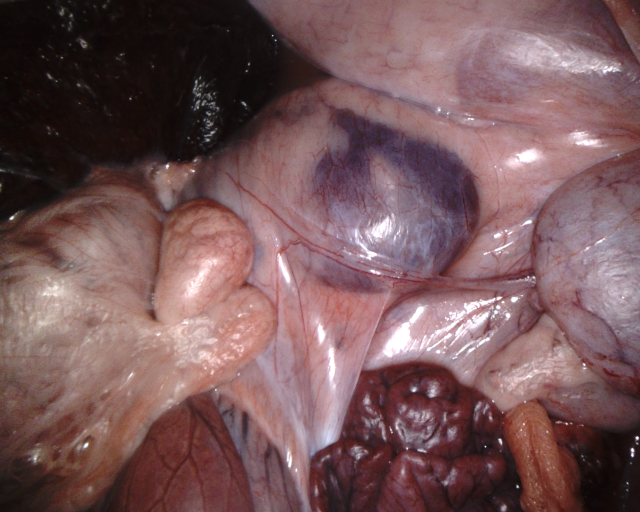
#> input picture EndoSRR-master/EndoRR_Dataset/test/image/8_1_Left_Image.png, 1280 x 1024 px (shown at 1/2 size)
$ python -i preprocessing.py   (imports and definitions only)
#> lines starting #> are read from the running program, lines starting #| are printed output that depends on the picture; after the words box and inside, x2 and y2 are one past the last pixel; in counts of white or black regions, pixels touching at a corner belong together
import torch
import torch.nn as nn
import torch.nn.functional as F
import numpy as np
import cv2
from typing import Tuple, Optional
from skimage import morphology


class HighlightDetector:
    """检测内窥镜图像中的高光区域"""

    def __init__(self,
                 hsv_threshold: float = 0.85,  # 降低阈值以检测更多高光
                 ycbcr_threshold: float = 0.8,  # 降低阈值
                 min_area: int = 20):  # 减小最小面积要求
        self.hsv_threshold = hsv_threshold
        self.ycbcr_threshold = ycbcr_threshold
        self.min_area = min_area

    def detect_hsv(self, image: np.ndarray) -> np.ndarray:
        """在HSV空间检测高光"""
        # 转换到HSV空间
        hsv = cv2.cvtColor(image, cv2.COLOR_RGB2HSV)

        # 提取V通道（亮度）
        v_channel = hsv[:, :, 2] / 255.0

        # 检测高亮度区域
        highlight_mask = v_channel > self.hsv_threshold

        # 同时考虑低饱和度（高光通常饱和度低）
        s_channel = hsv[:, :, 1] / 255.0
        low_saturation = s_channel < 0.3  # 放宽饱和度条件

        # 组合条件 - 使用OR而不是AND以检测更多高光
        highlight_mask = highlight_mask | (v_channel > 0.9) & low_saturation

        return highlight_mask.astype(np.float32)

    def detect_ycbcr(self, image: np.ndarray) -> np.ndarray:
        """在YCbCr空间检测高光"""
        # 转换到YCbCr空间
        ycbcr = cv2.cvtColor(image, cv2.COLOR_RGB2YCrCb)

        # 提取Y通道（亮度）
        y_channel = ycbcr[:, :, 0] / 255.0

        # 检测高亮度区域
        highlight_mask = y_channel > self.ycbcr_threshold

        # 考虑色度信息 - 高光区域色度通常接近中性
        cb = ycbcr[:, :, 1].astype(np.float32) - 128
        cr = ycbcr[:, :, 2].astype(np.float32) - 128
        chroma_magnitude = np.sqrt(cb**2 + cr**2)

        # 高光区域色度较低 - 放宽条件
        low_chroma = chroma_magnitude < 30  # 从20增加到30

        # 组合条件 - 使用OR以检测更多高光
        highlight_mask = highlight_mask | (y_channel > 0.85) & low_chroma

        return highlight_mask.astype(np.float32)

    def detect_combined(self, image: np.ndarray) -> np.ndarray:
        """组合HSV和YCbCr检测结果"""
        # 获取两种检测结果
        hsv_mask = self.detect_hsv(image)
        ycbcr_mask = self.detect_ycbcr(image)

        # 组合两种方法（取并集）
        combined_mask = np.maximum(hsv_mask, ycbcr_mask)

        # 形态学操作去除噪声
        combined_mask = morphology.opening(combined_mask, morphology.disk(2))
        combined_mask = morphology.closing(combined_mask, morphology.disk(3))

        # 去除小区域
        combined_mask = self._remove_small_regions(combined_mask)

        # 高斯模糊使边缘更平滑
        combined_mask = cv2.GaussianBlur(combined_mask, (5, 5), 1.0)

        return combined_mask

    def _remove_small_regions(self, mask: np.ndarray) -> np.ndarray:
        """去除小的高光区域"""
        # 连通组件分析
        num_labels, labels, stats, _ = cv2.connectedComponentsWithStats(
            (mask > 0.5).astype(np.uint8), connectivity=8
        )

        # 创建清理后的mask
        cleaned_mask = np.zeros_like(mask)

        for i in range(1, num_labels):
            area = stats[i, cv2.CC_STAT_AREA]
            if area >= self.min_area:
                cleaned_mask[labels == i] = mask[labels == i]

        return cleaned_mask

    def process(self, image: np.ndarray, scale_factor: float = 0.5) -> Tuple[np.ndarray, np.ndarray]:
        """
        处理图像并返回高光mask

        Args:
            image: 输入图像 (H, W, 3) RGB格式，值范围[0, 255]
            scale_factor: 缩放因子，用于加速处理

        Returns:
            highlight_mask: 高光区域mask (H, W)，值范围[0, 1]
            scaled_image: 缩放后的图像
        """
        # 保存原始尺寸
        original_height, original_width = image.shape[:2]

        # 缩放图像以加速处理
        if scale_factor != 1.0:
            new_height = int(original_height * scale_factor)
            new_width = int(original_width * scale_factor)
            scaled_image = cv2.resize(image, (new_width, new_height),
                                     interpolation=cv2.INTER_LINEAR)
        else:
            scaled_image = image.copy()

        # 检测高光
        highlight_mask = self.detect_combined(scaled_image)

        # 恢复到原始尺寸
        if scale_factor != 1.0:
            highlight_mask = cv2.resize(highlight_mask,
                                       (original_width, original_height),
                                       interpolation=cv2.INTER_LINEAR)

        return highlight_mask, scaled_image


class AdaptiveHighlightDetector(HighlightDetector):
    """自适应高光检测器，根据图像统计动态调整阈值"""

    def __init__(self, base_threshold: float = 0.9, min_area: int = 10):
        super().__init__(hsv_threshold=base_threshold,
                        ycbcr_threshold=base_threshold,
                        min_area=min_area)
        self.base_threshold = base_threshold

    def compute_adaptive_threshold(self, channel: np.ndarray, percentile: float = 95) -> float:  # 降低百分位数
        """基于图像统计计算自适应阈值"""
        # 计算亮度分布
        p_high = np.percentile(channel, percentile)
        p_median = np.median(channel)

        # 动态调整阈值
        if p_high - p_median > 0.3:  # 高对比度图像
            threshold = max(self.base_threshold * 0.85, p_high * 0.9)  # 更激进的阈值
        else:  # 低对比度图像
            threshold = max(self.base_threshold * 0.8, p_high * 0.85)

        return min(threshold, 0.95)  # 确保阈值不超过0.95

    def detect_hsv(self, image: np.ndarray) -> np.ndarray:
        """自适应HSV高光检测"""
        hsv = cv2.cvtColor(image, cv2.COLOR_RGB2HSV)
        v_channel = hsv[:, :, 2] / 255.0

        # 计算自适应阈值
        adaptive_threshold = self.compute_adaptive_threshold(v_channel)

        # 检测高光
        highlight_mask = v_channel > adaptive_threshold
        s_channel = hsv[:, :, 1] / 255.0
        low_saturation = s_channel < 0.35  # 放宽饱和度条件

        # 使用更宽松的条件
        highlight_mask = highlight_mask | ((v_channel > adaptive_threshold * 0.95) & low_saturation)

        return highlight_mask.astype(np.float32)

>>> import cv2
>>> picture = cv2.cvtColor(cv2.imread('EndoSRR-master/EndoRR_Dataset/test/image/8_1_Left_Image.png'), cv2.COLOR_BGR2RGB)
>>> result = HighlightDetector().process(picture)
#> in detect_hsv, `hsv = cv2.cvtColor(image, cv2.COLOR_RGB2HSV)`: hsv: shape (512, 640, 3); mean H, S, V 97, 82.7, 118.8
#> in detect_hsv, `highlight_mask = v_channel > self.hsv_threshold`:
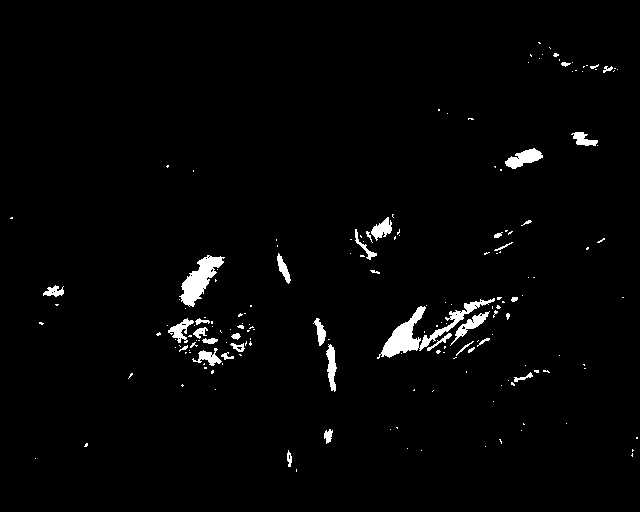
#> highlight_mask: shape (512, 640) bool; 2.1% white; 179 white regions (141 under 20 px), largest, box (x1, y1, x2, y2) and area: (377, 298, 495, 359) 1529, (179, 255, 225, 307) 1016, (505, 148, 543, 169) 422
#> in detect_hsv, `low_saturation = s_channel < 0.3`:
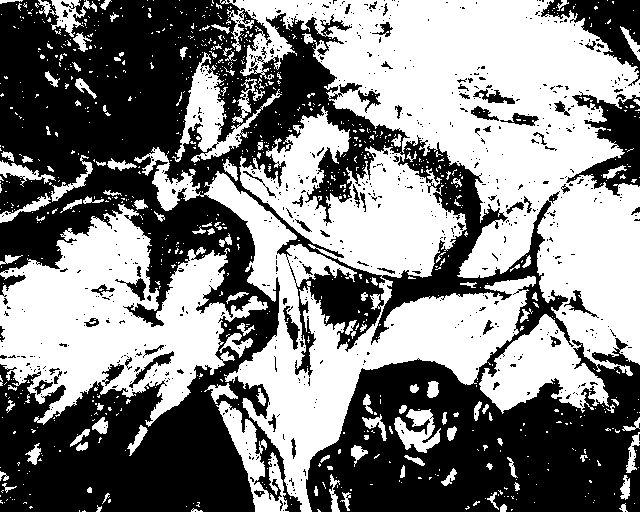
#> low_saturation: shape (512, 640) bool; 50.8% white; 741 black regions (671 under 20 px), largest, box (x1, y1, x2, y2) and area: (0, 0, 640, 512) 147599, (566, 91, 640, 196) 3359, (541, 0, 640, 86) 3230
#> in detect_ycbcr, `ycbcr = cv2.cvtColor(image, cv2.COLOR_RGB2YCrCb)`: ycbcr: shape (512, 640, 3); mean of channels 0, 1, 2 97, 143.5, 123.9
#> in detect_ycbcr, `y_channel = ycbcr[:, :, 0] / 255.0`:
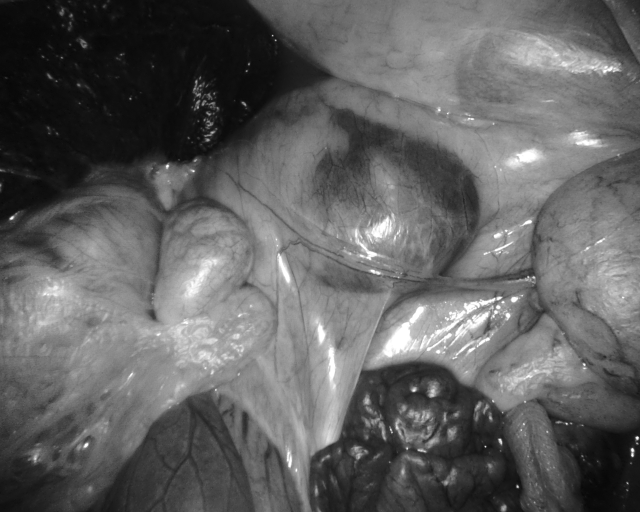
#> y_channel: shape (512, 640) float64; min 0.0275, max 1, mean 0.38
#> in detect_ycbcr, `highlight_mask = y_channel > self.ycbcr_threshold`: highlight_mask: shape (512, 640) bool; 1.6% white; 180 white regions (146 under 20 px), largest, box (x1, y1, x2, y2) and area: (382, 298, 495, 357) 1384, (184, 259, 218, 299) 502, (506, 149, 541, 168) 345
#> in detect_ycbcr, `cr = ycbcr[:, :, 2].astype(np.float32) - 128`:
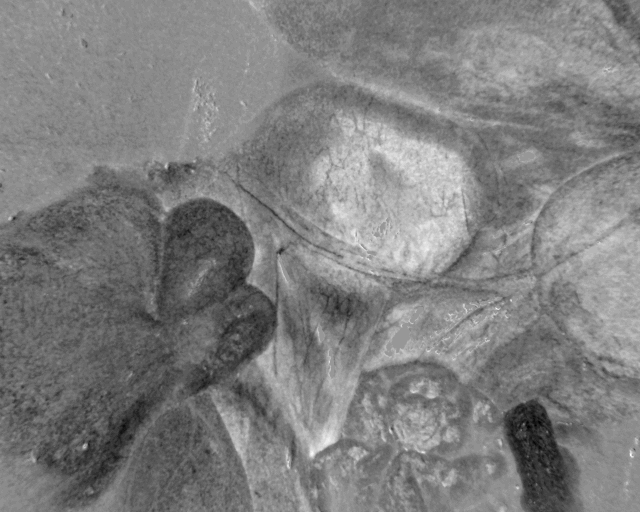
#> cr: shape (512, 640) float32; min -25, max 17, mean -4.1; drawn with min black and max white
#> in detect_ycbcr, `chroma_magnitude = np.sqrt(cb**2 + cr**2)`:
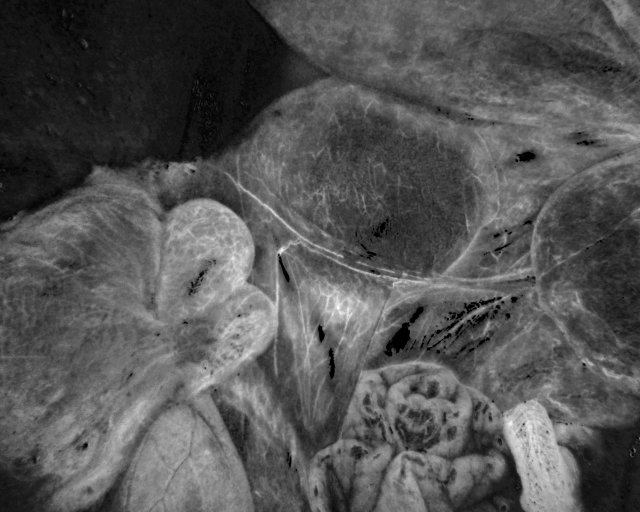
#> chroma_magnitude: shape (512, 640) float32; min 0, max 49.77, mean 16.6; drawn with min black and max white
#> in detect_ycbcr, `low_chroma = chroma_magnitude < 30`:
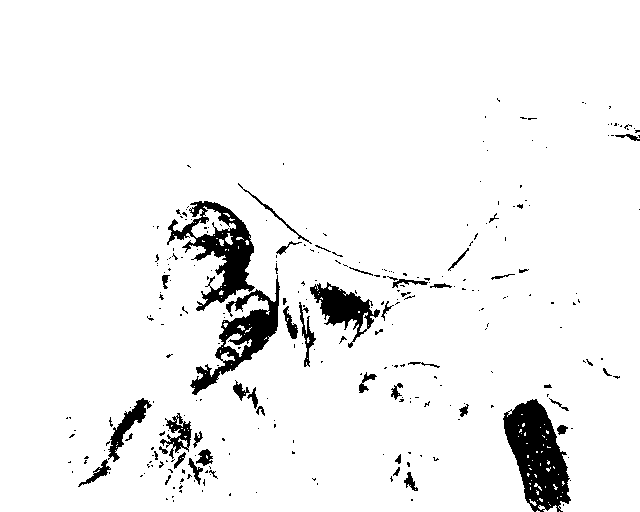
#> low_chroma: shape (512, 640) bool; 94.4% white; 286 black regions (237 under 20 px), largest, box (x1, y1, x2, y2) and area: (503, 399, 571, 512) 4493, (167, 201, 255, 311) 3453, (190, 275, 280, 395) 2897
#> in detect_combined, `combined_mask = np.maximum(hsv_mask, ycbcr_mask)`: combined_mask: shape (512, 640) float32; values 0 (black) and 1 (white), 2.1% white; 188 white regions (149 under 20 px), largest, box (x1, y1, x2, y2) and area: (377, 298, 495, 359) 1532, (179, 255, 225, 307) 1016, (505, 148, 543, 169) 422
#> in detect_combined, `combined_mask = morphology.opening(combined_mask, morphology.disk(2))`: combined_mask: shape (512, 640) float32; values 0 (black) and 1 (white), 1.5% white; 33 white regions (7 under 20 px), largest, box (x1, y1, x2, y2) and area: (180, 256, 224, 307) 965, (381, 306, 425, 358) 923, (505, 148, 543, 169) 408
#> in detect_combined, `combined_mask = morphology.closing(combined_mask, morphology.disk(3))`:
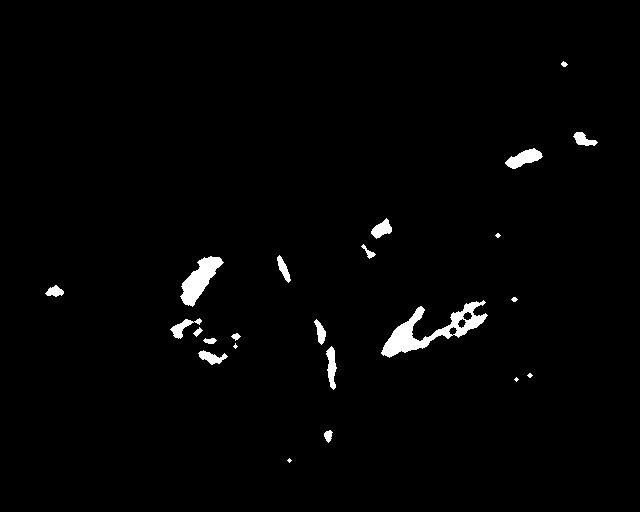
#> combined_mask: shape (512, 640) float32; values 0 (black) and 1 (white), 1.6% white; 23 white regions (5 under 20 px), largest, box (x1, y1, x2, y2) and area: (381, 300, 488, 358) 1838, (180, 256, 224, 307) 1005, (505, 148, 543, 169) 418
#> in _remove_small_regions, `num_labels, labels, stats, _ = cv2.connectedComponentsWithStats( (mask..`: labels: shape (512, 640) int32; 24 distinct labels, from 0 to 23
#> in _remove_small_regions, `num_labels, labels, stats, _ = cv2.connectedComponentsWithStats( (mask..`: num_labels = 24; stats = 24 rows, first 6: [0, 0, 640, 512, 322358], [561, 61, 7, 6, 26], [573, 132, 25, 14, 194], [505, 148, 38, 21, 418], [371, 218, 21, 21, 243], [495, 233, 6, 5, 18]
#> the loop in _remove_small_regions, `for i in range(1, num_labels):` made 23 passes
#> area on passes 1, 2, 3, 4, 6, 7, 8, 9, 10, 11, 12, 13: 26, 194, 418, 243, 72, 169, 1005, 138, 23, 1838, 231, 163

$ run again, on EndoSRR-master/EndoRR_Dataset/test/image/9_1_Left_Image.png
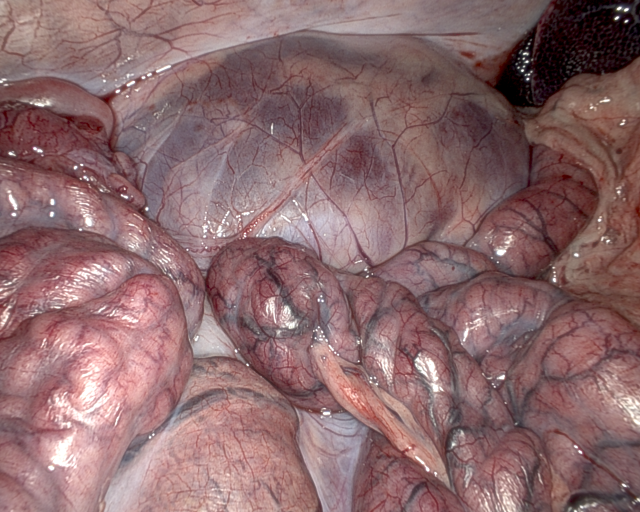
#> input picture EndoSRR-master/EndoRR_Dataset/test/image/9_1_Left_Image.png, 1280 x 1024 px (shown at 1/2 size)
#> hsv: shape (512, 640, 3); mean H, S, V 114.3, 69.5, 139.6
#> in detect_hsv, `highlight_mask = v_channel > self.hsv_threshold`:
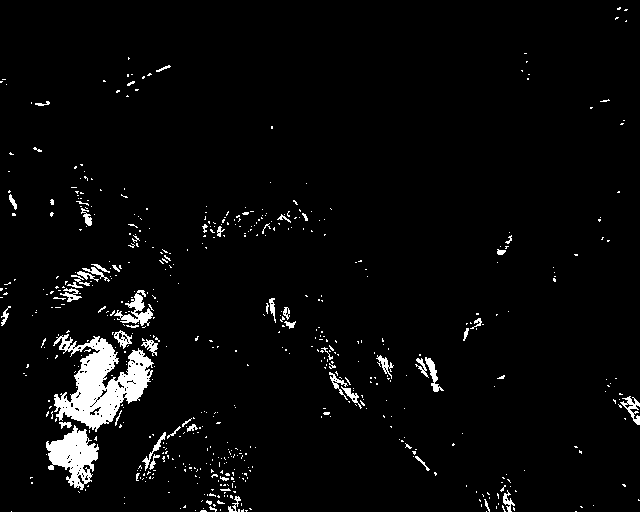
#> highlight_mask: shape (512, 640) bool; 3.7% white; 590 white regions (535 under 20 px), largest, box (x1, y1, x2, y2) and area: (53, 334, 154, 432) 4618, (46, 425, 99, 490) 1772, (114, 290, 153, 326) 516
#> low_saturation: shape (512, 640) bool; 67.3% white; 1113 black regions (986 under 20 px), largest, box (x1, y1, x2, y2) and area: (415, 0, 640, 383) 42721, (0, 77, 344, 414) 18152, (0, 226, 145, 455) 11608
#> ycbcr: shape (512, 640, 3); mean of channels 0, 1, 2 116.3, 144.6, 123.3
#> low_chroma: shape (512, 640) bool; 96.1% white; 270 black regions (221 under 20 px), largest, box (x1, y1, x2, y2) and area: (65, 316, 154, 407) 3591, (327, 358, 419, 464) 2023, (111, 275, 168, 310) 977
#> in _remove_small_regions, `num_labels, labels, stats, _ = cv2.connectedComponentsWithStats( (mask..`:
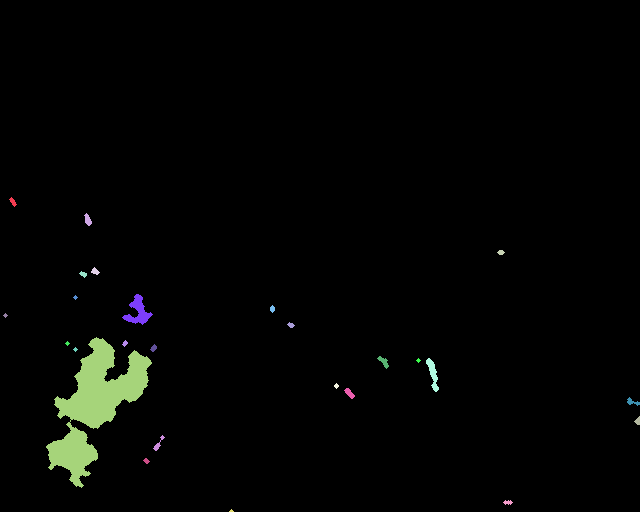
#> labels: shape (512, 640) int32; 27 distinct labels, from 0 to 26; one colour per label, 0 black
#> num_labels = 27; stats = 27 rows, first 6: [0, 0, 640, 512, 320323], [9, 197, 8, 10, 37], [84, 213, 8, 13, 61], [497, 250, 8, 5, 28], [91, 267, 9, 8, 40], [79, 271, 8, 7, 31]
#> the loop in _remove_small_regions, `for i in range(1, num_labels):` made 26 passes
#> area on passes 1, 2, 3, 4, 5, 7, 8, 10: 37, 61, 28, 40, 31, 392, 28, 28
